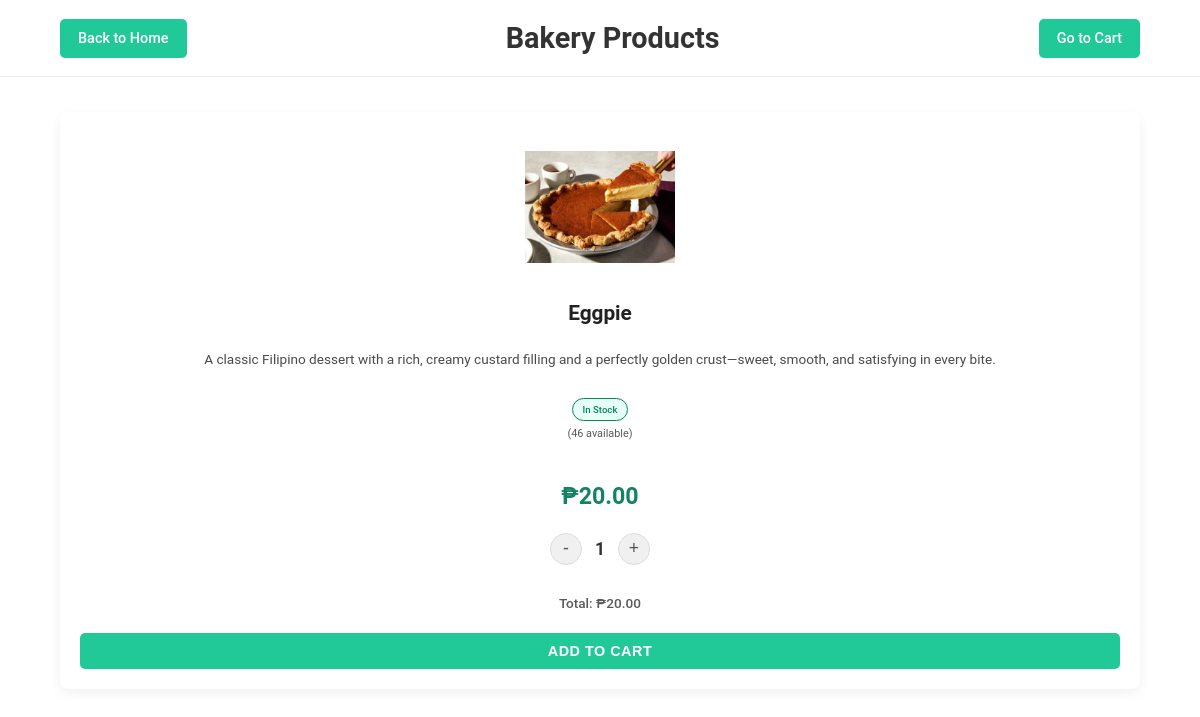
/user-dashboard/category/php/bakery.php, run on an earlier commit of the app's database.
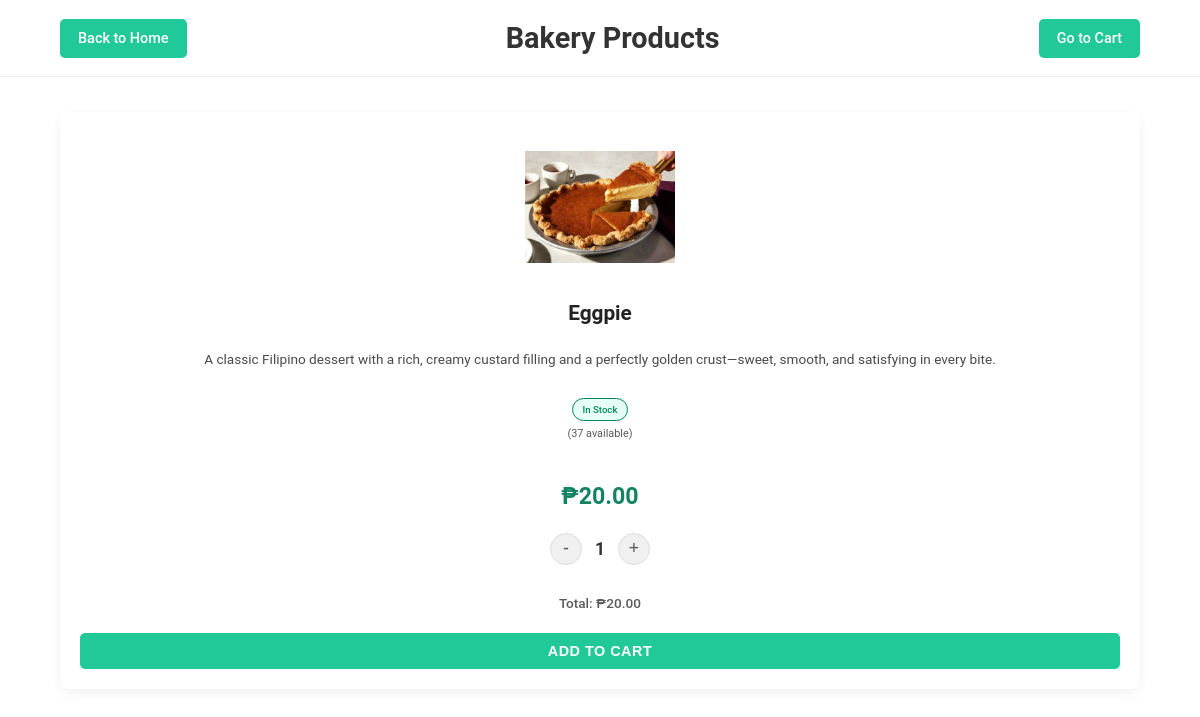
And on a later commit of the database.
### tables this page shows
CREATE TABLE `products` (
  `id` int(11) NOT NULL,
  `name` varchar(100) NOT NULL,
  `category` varchar(50) NOT NULL,
  `price` decimal(10,2) NOT NULL,
  `unit` varchar(10) NOT NULL,
  `stock` int(11) NOT NULL DEFAULT 0,
  `status` enum('In Stock','Low Stock','Out of Stock') NOT NULL DEFAULT 'In Stock',
  `description` text DEFAULT NULL,
  `image_path` varchar(255) DEFAULT NULL,
  `created_at` timestamp NOT NULL DEFAULT current_timestamp(),
  `updated_at` timestamp NULL DEFAULT NULL ON UPDATE current_timestamp()
);

### user-dashboard/category/php/bakery.php (the view, shortened to what this page needs)
<?php
require_once __DIR__ . '/../../../connect.php';
?>
<!DOCTYPE html>
<html lang="en">
<head>
    <link rel="stylesheet" href="../css/bakery.css">
</head>
<body>
    <header>
        <a href="/fresh1/user-dashboard/user.php" class="nav-button">Back to Home</a>
        <h1 class="category-title">Bakery Products</h1>
        <a href="/fresh1/user-dashboard/cart/cart.php" class="nav-button">Go to Cart</a>
    </header>
    <main class="product-grid">
        <?php
        $sql = "SELECT id, name, description, price, image_path, stock, status FROM products WHERE category = 'Bakery'";
        $result = $conn->query($sql);
        if ($result && $result->num_rows > 0) {
            while ($bakery = $result->fetch_assoc()) {
                $isOutOfStock = ($bakery['status'] === 'Out of Stock' || $bakery['stock'] <= 0);
                $isEffectivelyLowStock = !$isOutOfStock &&
                                         ($bakery['status'] === 'Low Stock' ||
                                          ($bakery['stock'] > 0 && $bakery['stock'] <= LOW_STOCK_THRESHOLD));
                echo "<div class='product-card' data-product-id='" . htmlspecialchars($bakery['id']) . "'>";
                $imagePath = '/fresh1/' . htmlspecialchars($bakery['image_path']);
                echo "<img src='" . $imagePath . "' alt='" . htmlspecialchars($bakery['name']) . "'>";
                echo "<h3>" . htmlspecialchars($bakery['name']) . "</h3>";
                echo "<p class='description'>" . htmlspecialchars($bakery['description']) . "</p>";
                echo "<div class='product-status-info'>";
                if ($isOutOfStock) {
                    echo "<span class='status-badge status-out-of-stock'>Out of Stock</span>";
                } elseif ($isEffectivelyLowStock) {
                    echo "<span class='status-badge status-low-stock'>Low Stock</span>";
                    echo "<span class='stock-left'>(" . htmlspecialchars($bakery['stock']) . " left)</span>";
                } else {
                    echo "<span class='status-badge status-in-stock'>In Stock</span>";
                    echo "<span class='stock-left'>(" . htmlspecialchars($bakery['stock']) . " available)</span>";
                }
                echo "</div>";
                echo "<p class='price' data-price='" . htmlspecialchars($bakery['price']) . "'>₱" . number_format($bakery['price'], 2) . "</p>";
                echo "<div class='quantity-selector'" . ($isOutOfStock ? " style='display:none;'" : "") . ">";
                echo "<button class='quantity-btn minus-btn'>-</button>";
                echo "<span class='quantity-value'>1</span>";
                echo "<button class='quantity-btn plus-btn'>+</button>";
                echo "</div>";
                echo "<p class='total-price'" . ($isOutOfStock ? " style='display:none;'" : "") . ">Total: ₱" . number_format($bakery['price'], 2) . "</p>";
                echo "<button class='add-to-cart-btn'" . ($isOutOfStock ? " disabled" : "") . ">" . ($isOutOfStock ? "Out of Stock" : "Add to Cart") . "</button>";
                echo "</div>";
            }
        } else {
            echo "<p style='text-align:center; grid-column: 1 / -1;'>No bakery products found in this category.</p>";
        }
        ?>
    </main>
</body>
</html>

What changed in the data, as far as the page shows it:
changed products "Eggpie": stock "46" → "37"
